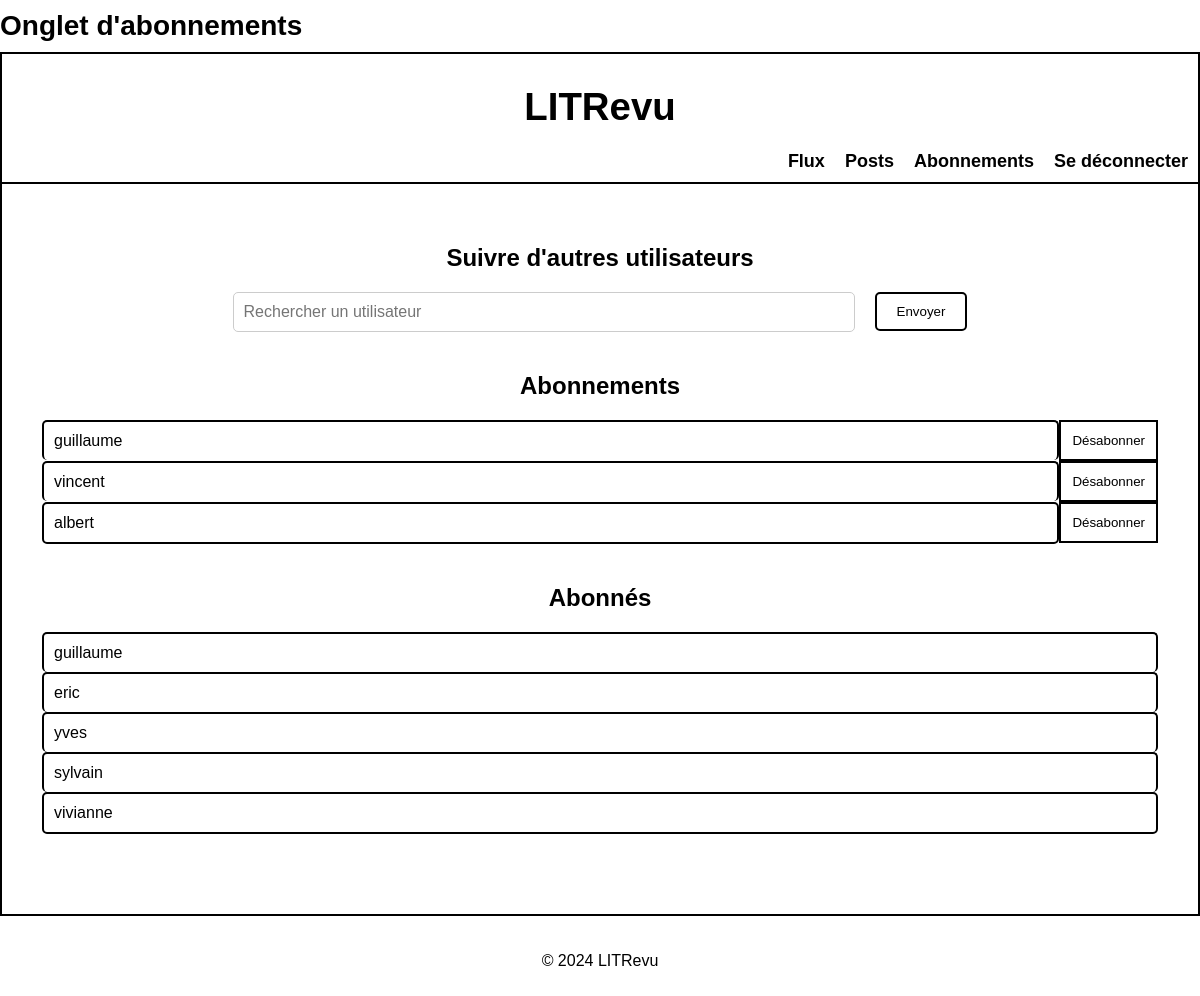
/subscriptions/follows/ (signed in), run on the app's committed database.
### subscriptions/models.py (models this page shows)
class UserFollows(models.Model):
    user = models.ForeignKey(
        to=settings.AUTH_USER_MODEL,
        on_delete=models.CASCADE,
        related_name='following_subscriptions'
    )
    followed_user = models.ForeignKey(
        to=settings.AUTH_USER_MODEL,
        on_delete=models.CASCADE,
        related_name='follower_subscriptions'
    )
    class Meta:
        unique_together = ('user', 'followed_user')
    def __str__(self):
        return f'{self.user} suit {self.followed_user}'

### authentication/models.py (models this page shows, shortened)
class CustomUser(AbstractUser):
    ROLE_CHOICES = [
        ('USER', 'Utilisateur'),
        ('DEVELOPER', 'Développeur'),
    ]
    role = models.CharField(max_length=10, choices=ROLE_CHOICES, default='USER')
    is_developer = models.BooleanField(default=False)
    follows = models.ManyToManyField(
        'self', through='subscriptions.UserFollows', related_name='is_followed_by', symmetrical=False
    )

### subscriptions/views.py (the view)
# urls.py: path('follows/', FollowsListView.as_view(), name='follows_list'),
class FollowsListView(LoginRequiredMixin, ListView):
    model = UserFollows
    template_name = 'subscriptions/follow_user.html'
    context_object_name = 'follows'
    login_url = reverse_lazy('login')
    def get_context_data(self, **kwargs):
        context = super().get_context_data(**kwargs)
        following = UserFollows.objects.filter(user=self.request.user)
        followers = UserFollows.objects.filter(followed_user=self.request.user)
        print(f"DEBUG: Following count: {following.count()}, Followers count: {followers.count()}")
        context['following'] = following
        context['followers'] = followers
        context['form'] = FollowUserForm()  # Ajout du formulaire ici
        print("DEBUG: Formulaire de suivi ajouté au contexte")
        return context
    def get_queryset(self):
        queryset = UserFollows.objects.filter(user=self.request.user)
        print(f"DEBUG: QuerySet pour les utilisateurs suivis récupéré: {queryset}")
        return queryset

### subscriptions/forms.py (shortened to what this page needs)
class FollowUserForm(forms.Form):
    user_id = forms.ModelChoiceField(
        queryset=User.objects.all(),  # Charger tous les utilisateurs
        label="Utilisateur",
        widget=forms.HiddenInput  # Champ caché pour soumettre l'ID utilisateur
    )

### subscriptions/templates/subscriptions/follow_user.html (shortened to what this page needs)
{% extends 'base.html' %}
{% block title %}Onglet d'abonnements{% endblock %}
{% block content %}
<div class="subscription-container">
    <div class="subscription-section">
        <h2 class="subscription-title">Suivre d'autres utilisateurs</h2>
        <div class="subscription-search-section">
            <form method="post" id="follow-form" class="subscription-search-form">
                <div class="input-btn-container">
                    <div class="input-container">
                        <input type="text" name="username" id="search_user" placeholder="Rechercher un utilisateur" class="subscription-search-input" autocomplete="off">
                    </div>
                    <div class="btn-container">
                        <button type="submit" class="btn btn-primary">Envoyer
                        </button>
                    </div>
                </div>
            </form>
        </div>
    </div>
    <div class="subscription-section">
        <h2 class="subscription-title">Abonnements</h2>
        <div class="subscription-list" id="following-list">
            {% for follow in following %}
            <div class="subscription-row">
                <div class="subscription-list-item {% if forloop.last %}border-bottom{% endif %} bordered-item">
                    <div class="subscription-info">
                        <div class="subscription-content-left">
                            <div class="subscription-username">{{ follow.followed_user.username }}</div>
                        </div>
                    </div>
                </div>
                <div class="subscription-unsubscribe">
                    <form method="post" action="{% url 'unfollow_user' follow.pk %}">
                        <button type="submit" class="btn btn-unsubscribe">Désabonner</button>
                    </form>
                </div>
            </div>
            {% empty %}
            <p>Vous ne suivez personne pour l'instant.</p>
            {% endfor %}
        </div>
    </div>
    <div class="subscription-section">
        <h2 class="subscription-title">Abonnés</h2>
        <div class="follower-list">
            {% for follower in followers %}
            <div class="subscription-row">
                <div class="subscription-list-item {% if forloop.last %}border-bottom{% endif %} bordered-item">
                    <div class="subscription-info">
                        <div class="subscription-content-left">
                            <div class="subscription-username">{{ follower.user.username }}</div>
                        </div>
                    </div>
                </div>
            </div>
            {% empty %}
            <p>Personne ne vous suit pour l'instant.</p>
            {% endfor %}
        </div>
    </div>
</div>
{% endblock %}

### templates/base.html (shortened to what this page needs)
{% load static %}
<!DOCTYPE html>
<html lang="fr">
<head>
    <link rel="stylesheet" href="{% static 'css/styles.css' %}">
</head>
<body>
    <div class="page-border">
        <div class="site-header-container">
            <header class="site-header">
                <div class="page-title">
                    <h2>{% block title %}Accueil{% endblock %}</h2>
                </div>
                <div class="navbar-wrapper">
                    <div class="navbar-container">
                        <h1 class="site-title"><a href="{% url 'feed' %}" style="font-size: larger;">LITRevu</a></h1>
                        {% if user.is_authenticated %}
                        <nav class="navbar-links">
                            <a href="{% url 'feed' %}">Flux</a>
                            <a href="{% url 'posts' %}">Posts</a>
                            <a href="{% url 'follows_list' %}">Abonnements</a>
                            <form action="{% url 'logout' %}" method="post" style="display:inline;">
                                <button type="submit" class="btn btn-link navbar-link" style="padding: 0; background: none; border: none; color: inherit; font-size:large;">
                                    Se déconnecter
                                </button>
                            </form>
                        </nav>
                    {% endif %}
                    </div>
                </div>
            </header>
        </div>
        <main class="main-container-wrapper">
            <div class="main-container">
                {% block content %}{% endblock %}
            </div>
        </main>
    </div>
    <div class="footer-container">
        <footer class="footer">
            <p>&copy; 2024 LITRevu</p>
        </footer>
    </div>
</body>
</html>

### static/css/styles.css (style rules this page uses)
body { font-family: Arial, sans-serif; margin: 0; padding: 0; box-sizing: border-box; min-height: 100vh; display: flex; flex-direction: column; justify-content: flex-start; align-items: center; }
a { text-decoration: none; color: inherit; font-size: large; }
.page-border { width: 100%; max-width: 1200px; margin: 0 auto; background-color: white; box-sizing: border-box; padding: 0; flex-grow: 1; display: flex; flex-direction: column; justify-content: space-between; }
.site-header-container { width: 100%; }
.page-title h2 { font-size: 28px; margin: 0; padding: 10px 0; text-align: left; }
.navbar-wrapper { display: flex; justify-content: center; }
.navbar-container { padding: 10px; width: 100%; text-align: center; border-top: 2px solid black; border-left: 2px solid black; border-right: 2px solid black; }
.navbar-links { display: flex; justify-content: flex-end; gap: 20px; align-items: center; }
.navbar-links a, .navbar-link { text-decoration: none; color: black; font-weight: bold; background: none; border: none; padding: 0; cursor: pointer; }
.main-container-wrapper { padding: 20px; flex-grow: 1; width: 100%; margin: 0; border: 2px solid black; box-sizing: border-box; display: flex; justify-content: center; align-items: center; background-color: #fff; }
.main-container { width: 100%; padding: 20px; box-sizing: border-box; }
.btn-primary { background-color: #ffffff; color: rgb(0, 0, 0); padding: 10px 20px; border: 2px solid black; border-radius: 5px; cursor: pointer; transition: background-color 0.3s; }
.footer-container { width: 100%; text-align: center; }
.footer { padding: 20px; }
.subscription-section { flex-direction: column; align-items: center; margin-bottom: 40px; }
.subscription-title { text-align: center; font-size: 24px; font-weight: bold; margin-bottom: 20px; }
.subscription-search-form, .input-btn-container { display: flex; justify-content: center; align-items: center; gap: 20px; }
.subscription-search-input { width: 600px; padding: 10px; font-size: 16px; border: 1px solid #ccc; border-radius: 5px; }
.subscription-list-item { display: flex; justify-content: space-between; align-items: center; padding: 10px; border: 2px solid black; border-radius: 5px; }
.bordered-item:not(.border-bottom) { border-bottom: none; }
.subscription-row { display: flex; justify-content: space-between; align-items: center; }
.subscription-list-item { flex-grow: 1; display: flex; justify-content: space-between; align-items: center; }
.subscription-unsubscribe { margin-left: 0; border-left: 2px solid black; display: flex; align-items: center; }
.btn-unsubscribe { background-color: transparent; color: black; border: 2px solid black; padding: 11px; text-align: center; border-left: none; cursor: pointer; height: 100%; box-sizing: border-box; }
.subscription-list-item { padding: 10px; border: 2px solid black; margin-bottom: 0; }

### data on the page
UserFollows: followed_user.username "guillaume"
UserFollows: followed_user.username "vincent"
UserFollows: followed_user.username "albert"
UserFollows: user.username "guillaume"
UserFollows: user.username "eric"
UserFollows: user.username "yves"
UserFollows: user.username "sylvain"
UserFollows: user.username "vivianne"
